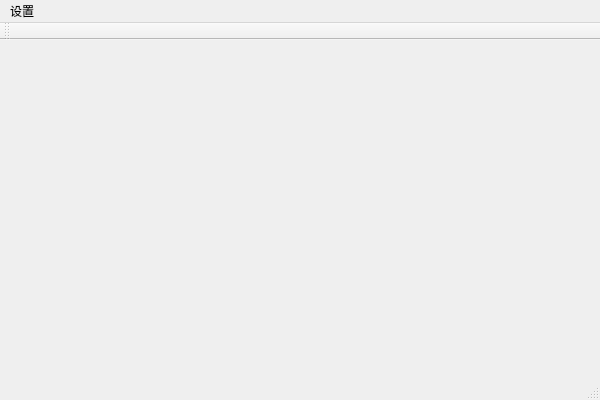
<?xml version="1.0" encoding="UTF-8"?>
<ui version="4.0">
 <class>OrderManagementClass</class>
 <widget class="QMainWindow" name="OrderManagementClass">
  <property name="geometry">
   <rect>
    <x>0</x>
    <y>0</y>
    <width>600</width>
    <height>400</height>
   </rect>
  </property>
  <property name="windowTitle">
   <string>OrderManagement</string>
  </property>
  <widget class="QWidget" name="centralWidget"/>
  <widget class="QToolBar" name="mainToolBar">
   <attribute name="toolBarArea">
    <enum>TopToolBarArea</enum>
   </attribute>
   <attribute name="toolBarBreak">
    <bool>false</bool>
   </attribute>
  </widget>
  <widget class="QStatusBar" name="statusBar"/>
  <widget class="QMenuBar" name="menuBar">
   <property name="geometry">
    <rect>
     <x>0</x>
     <y>0</y>
     <width>600</width>
     <height>23</height>
    </rect>
   </property>
   <widget class="QMenu" name="menu">
    <property name="title">
     <string>设置</string>
    </property>
    <addaction name="actionupdatafile"/>
    <addaction name="separator"/>
    <addaction name="actionsetDB"/>
   </widget>
   <addaction name="menu"/>
  </widget>
  <action name="actionupdatafile">
   <property name="text">
    <string>updatafile</string>
   </property>
  </action>
  <action name="actionsetDB">
   <property name="text">
    <string>setDB</string>
   </property>
  </action>
 </widget>
 <layoutdefault spacing="6" margin="11"/>
 <resources>
  <include location="OrderManagement.qrc"/>
 </resources>
 <connections/>
</ui>
